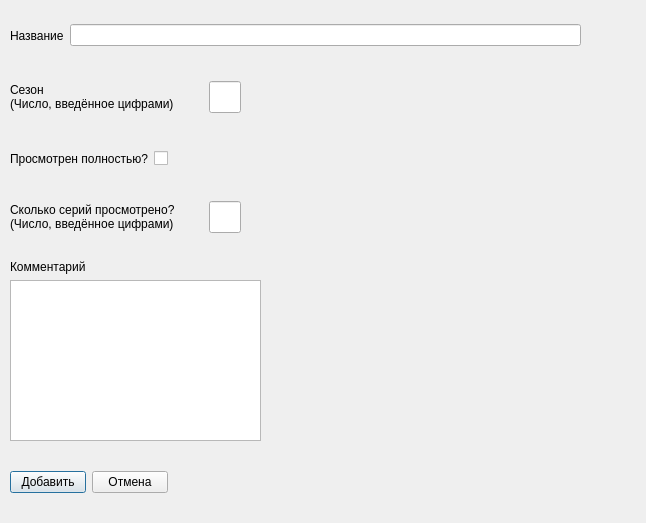
<?xml version="1.0" encoding="UTF-8"?>
<ui version="4.0">
 <class>AddEpisodeDialog</class>
 <widget class="QDialog" name="AddEpisodeDialog">
  <property name="geometry">
   <rect>
    <x>0</x>
    <y>0</y>
    <width>646</width>
    <height>523</height>
   </rect>
  </property>
  <property name="windowTitle">
   <string>Добавить новый сериал</string>
  </property>
  <widget class="QWidget" name="layoutWidget">
   <property name="geometry">
    <rect>
     <x>10</x>
     <y>20</y>
     <width>571</width>
     <height>31</height>
    </rect>
   </property>
   <layout class="QHBoxLayout" name="horizontalLayout_4">
    <item>
     <widget class="QLabel" name="label">
      <property name="text">
       <string>Название</string>
      </property>
     </widget>
    </item>
    <item>
     <widget class="QLineEdit" name="name">
      <property name="text">
       <string/>
      </property>
     </widget>
    </item>
   </layout>
  </widget>
  <widget class="QWidget" name="layoutWidget_2">
   <property name="geometry">
    <rect>
     <x>10</x>
     <y>80</y>
     <width>231</width>
     <height>34</height>
    </rect>
   </property>
   <layout class="QHBoxLayout" name="horizontalLayout_2">
    <item>
     <widget class="QLabel" name="label_5">
      <property name="text">
       <string>Сезон
(Число, введённое цифрами)</string>
      </property>
     </widget>
    </item>
    <item>
     <widget class="QLineEdit" name="season">
      <property name="sizePolicy">
       <sizepolicy hsizetype="Expanding" vsizetype="Fixed">
        <horstretch>32</horstretch>
        <verstretch>32</verstretch>
       </sizepolicy>
      </property>
      <property name="maximumSize">
       <size>
        <width>32</width>
        <height>32</height>
       </size>
      </property>
      <property name="text">
       <string/>
      </property>
     </widget>
    </item>
   </layout>
  </widget>
  <widget class="QWidget" name="layoutWidget_3">
   <property name="geometry">
    <rect>
     <x>10</x>
     <y>200</y>
     <width>231</width>
     <height>34</height>
    </rect>
   </property>
   <layout class="QHBoxLayout" name="horizontalLayout_3">
    <item>
     <widget class="QLabel" name="label_3">
      <property name="text">
       <string>Сколько серий просмотрено?
(Число, введённое цифрами)</string>
      </property>
     </widget>
    </item>
    <item>
     <widget class="QLineEdit" name="seriesWatched">
      <property name="sizePolicy">
       <sizepolicy hsizetype="Expanding" vsizetype="Fixed">
        <horstretch>32</horstretch>
        <verstretch>32</verstretch>
       </sizepolicy>
      </property>
      <property name="maximumSize">
       <size>
        <width>32</width>
        <height>32</height>
       </size>
      </property>
      <property name="text">
       <string/>
      </property>
     </widget>
    </item>
   </layout>
  </widget>
  <widget class="QWidget" name="layoutWidget_4">
   <property name="geometry">
    <rect>
     <x>10</x>
     <y>150</y>
     <width>169</width>
     <height>18</height>
    </rect>
   </property>
   <layout class="QHBoxLayout" name="horizontalLayout_5">
    <item>
     <widget class="QLabel" name="label_2">
      <property name="text">
       <string>Просмотрен полностью?</string>
      </property>
     </widget>
    </item>
    <item>
     <widget class="QCheckBox" name="isAlreadyWatched">
      <property name="text">
       <string/>
      </property>
     </widget>
    </item>
   </layout>
  </widget>
  <widget class="QWidget" name="layoutWidget_5">
   <property name="geometry">
    <rect>
     <x>10</x>
     <y>260</y>
     <width>251</width>
     <height>181</height>
    </rect>
   </property>
   <layout class="QVBoxLayout" name="verticalLayout">
    <item>
     <widget class="QLabel" name="label_4">
      <property name="text">
       <string>Комментарий</string>
      </property>
     </widget>
    </item>
    <item>
     <widget class="QPlainTextEdit" name="comment"/>
    </item>
   </layout>
  </widget>
  <widget class="QWidget" name="layoutWidget">
   <property name="geometry">
    <rect>
     <x>10</x>
     <y>470</y>
     <width>158</width>
     <height>25</height>
    </rect>
   </property>
   <layout class="QHBoxLayout" name="horizontalLayout">
    <item>
     <widget class="QPushButton" name="OK">
      <property name="text">
       <string>Добавить</string>
      </property>
     </widget>
    </item>
    <item>
     <widget class="QPushButton" name="Cancel">
      <property name="text">
       <string>Отмена</string>
      </property>
     </widget>
    </item>
   </layout>
  </widget>
 </widget>
 <resources/>
 <connections/>
</ui>
